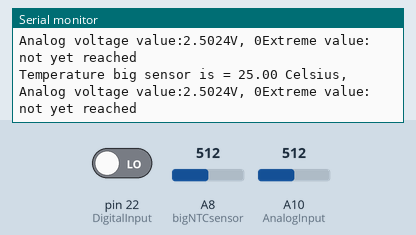
Recording of a sketch running on a simulated Arduino Mega 2560, built with avr-gcc and run on an emulated ATmega2560. On the bench: the last lines printed to the serial monitor. Inputs (shaded band) come from the test bench; at power-on: A8 (bigNTCsensor) = 512, pin 22 (DigitalInput) LOW, A10 (AnalogInput) = 512.

Above: at 6.0 s.
6.1 s: A8 (bigNTCsensor) set to 951
At 7.1 s:
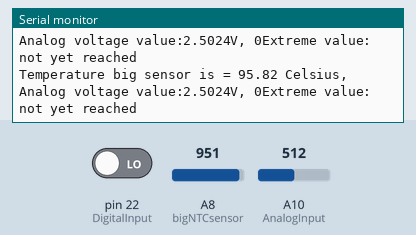
10.3 s: A8 (bigNTCsensor) set to 972
At 11.3 s:
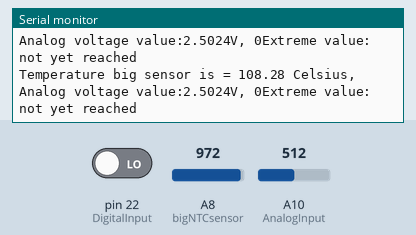
Timing chart, 0 to 13.3 s (numbered marks = the images above; inputs shaded):
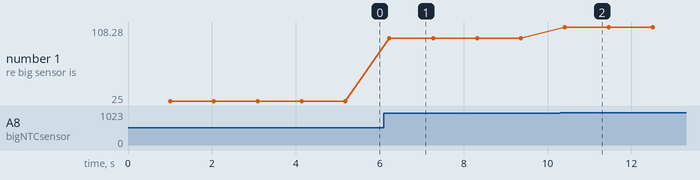

The sketch:

ThermistorSensorTest.ino
```cpp
// KY-028
int AnalogInput = A10;
int DigitalInput = 22;

int bigNTCsensor = A8;

int val;
int tempPin = A10;

void setup ()
{
  Serial.begin (9600);
  pinMode (AnalogInput, INPUT);
  pinMode (DigitalInput, INPUT);
}

void loop ()
{
  float Analog;
  int Digital;
//  Analog = analogRead(AnalogInput);
//  Digital= digitalRead(DigitalInput);
//  Serial.print(Analog);
//  Serial.print(" -- ");
//  Serial.println(Digital);
  /* Current values will be read and converted to voltage*/
  Analog = analogRead (AnalogInput) * (5.0 / 1023.0);
  Digital = digitalRead (DigitalInput);

  Serial.print ("Analog voltage value:"); Serial.print (Analog, 4);  Serial.print ("V, ");Serial.print (Digital);
  Serial.print ("Extreme value:");

  if(Digital==1)
  {
      Serial.println (" reached");
  }
  else
  {
      Serial.println (" not yet reached");
  }
  delay (1000);

  float cel = analogRead(tempPin)/2;
  int readVal=analogRead(bigNTCsensor);
  double temp =  Thermistor(readVal);
  Serial.print("Temperature big sensor is = ");
  Serial.print(temp);
  Serial.println(" Celsius, ");

}

double Thermistor(int RawADC) {
  double Temp;
  Temp = log(10000.0*((1024.0/RawADC-1)));
  Temp = 1 / (0.001129148 + (0.000234125 + (0.0000000876741 * Temp * Temp ))* Temp );
  Temp = Temp - 273.15;            // Convert Kelvin to Celcius
   //Temp = (Temp * 9.0)/ 5.0 + 32.0; // Convert Celcius to Fahrenheit
   return Temp;
}
```

Measured:
- after the input at 6.1 s, the serial monitor: prints a new line after 0.13 s (image 1)
- after the input at 10.3 s, the serial monitor: prints a new line after 0.11 s (image 2)
- plotted number 1: 25 → 95.82 after the input at 6.1 s, 95.82 → 108.28 after the input at 10.3 s
